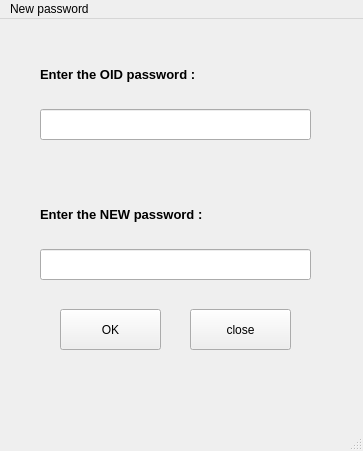
<?xml version="1.0" encoding="UTF-8"?>
<ui version="4.0">
 <class>MainWindow</class>
 <widget class="QMainWindow" name="MainWindow">
  <property name="geometry">
   <rect>
    <x>0</x>
    <y>0</y>
    <width>363</width>
    <height>451</height>
   </rect>
  </property>
  <property name="windowTitle">
   <string>MainWindow</string>
  </property>
  <widget class="QWidget" name="centralwidget">
   <widget class="QLabel" name="label">
    <property name="geometry">
     <rect>
      <x>40</x>
      <y>180</y>
      <width>221</width>
      <height>31</height>
     </rect>
    </property>
    <property name="font">
     <font>
      <pointsize>10</pointsize>
      <weight>75</weight>
      <bold>true</bold>
     </font>
    </property>
    <property name="text">
     <string>Enter the NEW password :</string>
    </property>
   </widget>
   <widget class="QLineEdit" name="le_passwordnew">
    <property name="geometry">
     <rect>
      <x>40</x>
      <y>230</y>
      <width>271</width>
      <height>31</height>
     </rect>
    </property>
   </widget>
   <widget class="QLabel" name="label_2">
    <property name="geometry">
     <rect>
      <x>40</x>
      <y>40</y>
      <width>241</width>
      <height>31</height>
     </rect>
    </property>
    <property name="font">
     <font>
      <pointsize>10</pointsize>
      <weight>75</weight>
      <bold>true</bold>
     </font>
    </property>
    <property name="text">
     <string>Enter the OID password :</string>
    </property>
   </widget>
   <widget class="QLineEdit" name="le_passwordold">
    <property name="geometry">
     <rect>
      <x>40</x>
      <y>90</y>
      <width>271</width>
      <height>31</height>
     </rect>
    </property>
   </widget>
   <widget class="QPushButton" name="btn_ok">
    <property name="geometry">
     <rect>
      <x>60</x>
      <y>290</y>
      <width>101</width>
      <height>41</height>
     </rect>
    </property>
    <property name="text">
     <string>OK</string>
    </property>
   </widget>
   <widget class="QPushButton" name="btn_close">
    <property name="geometry">
     <rect>
      <x>190</x>
      <y>290</y>
      <width>101</width>
      <height>41</height>
     </rect>
    </property>
    <property name="text">
     <string>close</string>
    </property>
   </widget>
  </widget>
  <widget class="QMenuBar" name="menubar">
   <property name="geometry">
    <rect>
     <x>0</x>
     <y>0</y>
     <width>363</width>
     <height>26</height>
    </rect>
   </property>
   <widget class="QMenu" name="menupassword_new">
    <property name="title">
     <string>New password </string>
    </property>
   </widget>
   <addaction name="menupassword_new"/>
  </widget>
  <widget class="QStatusBar" name="statusbar"/>
 </widget>
 <resources/>
 <connections/>
</ui>
